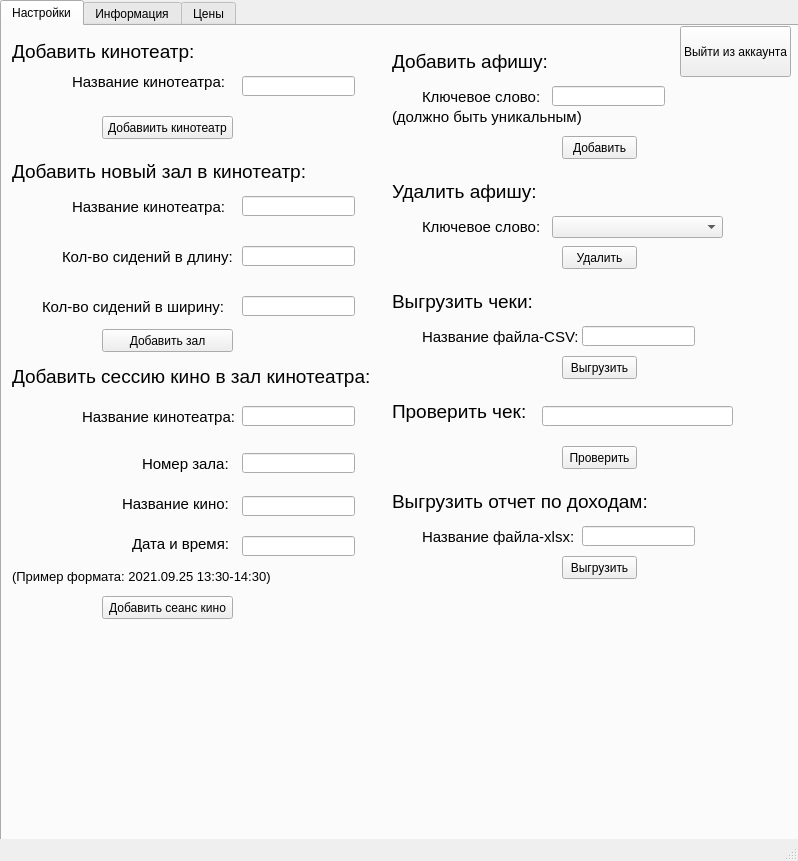
<?xml version="1.0" encoding="UTF-8"?>
<ui version="4.0">
 <class>MainWindow</class>
 <widget class="QMainWindow" name="MainWindow">
  <property name="geometry">
   <rect>
    <x>0</x>
    <y>0</y>
    <width>798</width>
    <height>861</height>
   </rect>
  </property>
  <property name="windowTitle">
   <string>Сеть Кинотеатров</string>
  </property>
  <widget class="QWidget" name="centralwidget">
   <widget class="QTabWidget" name="tabWidget">
    <property name="geometry">
     <rect>
      <x>0</x>
      <y>0</y>
      <width>801</width>
      <height>851</height>
     </rect>
    </property>
    <property name="currentIndex">
     <number>0</number>
    </property>
    <widget class="QWidget" name="tab">
     <attribute name="title">
      <string>Настройки</string>
     </attribute>
     <widget class="QLabel" name="label">
      <property name="geometry">
       <rect>
        <x>10</x>
        <y>0</y>
        <width>221</width>
        <height>51</height>
       </rect>
      </property>
      <property name="font">
       <font>
        <pointsize>14</pointsize>
       </font>
      </property>
      <property name="text">
       <string>Добавить кинотеатр:</string>
      </property>
     </widget>
     <widget class="QLabel" name="label_2">
      <property name="geometry">
       <rect>
        <x>70</x>
        <y>40</y>
        <width>161</width>
        <height>31</height>
       </rect>
      </property>
      <property name="font">
       <font>
        <pointsize>11</pointsize>
       </font>
      </property>
      <property name="text">
       <string>Название кинотеатра:</string>
      </property>
     </widget>
     <widget class="QLineEdit" name="title_new_cinema">
      <property name="geometry">
       <rect>
        <x>240</x>
        <y>50</y>
        <width>113</width>
        <height>20</height>
       </rect>
      </property>
     </widget>
     <widget class="QLabel" name="label_3">
      <property name="geometry">
       <rect>
        <x>10</x>
        <y>130</y>
        <width>321</width>
        <height>31</height>
       </rect>
      </property>
      <property name="font">
       <font>
        <pointsize>14</pointsize>
       </font>
      </property>
      <property name="text">
       <string>Добавить новый зал в кинотеатр:</string>
      </property>
     </widget>
     <widget class="QLabel" name="label_4">
      <property name="geometry">
       <rect>
        <x>70</x>
        <y>170</y>
        <width>171</width>
        <height>21</height>
       </rect>
      </property>
      <property name="font">
       <font>
        <pointsize>11</pointsize>
       </font>
      </property>
      <property name="text">
       <string>Название кинотеатра:</string>
      </property>
     </widget>
     <widget class="QLineEdit" name="name_cinema_hall">
      <property name="geometry">
       <rect>
        <x>240</x>
        <y>170</y>
        <width>113</width>
        <height>20</height>
       </rect>
      </property>
     </widget>
     <widget class="QLabel" name="label_5">
      <property name="geometry">
       <rect>
        <x>60</x>
        <y>220</y>
        <width>181</width>
        <height>21</height>
       </rect>
      </property>
      <property name="font">
       <font>
        <pointsize>11</pointsize>
       </font>
      </property>
      <property name="text">
       <string>Кол-во сидений в длину:</string>
      </property>
     </widget>
     <widget class="QLineEdit" name="length_hall">
      <property name="geometry">
       <rect>
        <x>240</x>
        <y>220</y>
        <width>113</width>
        <height>20</height>
       </rect>
      </property>
     </widget>
     <widget class="QLabel" name="label_6">
      <property name="geometry">
       <rect>
        <x>40</x>
        <y>270</y>
        <width>191</width>
        <height>21</height>
       </rect>
      </property>
      <property name="font">
       <font>
        <pointsize>11</pointsize>
       </font>
      </property>
      <property name="text">
       <string>Кол-во сидений в ширину:</string>
      </property>
     </widget>
     <widget class="QLineEdit" name="width_hall">
      <property name="geometry">
       <rect>
        <x>240</x>
        <y>270</y>
        <width>113</width>
        <height>20</height>
       </rect>
      </property>
     </widget>
     <widget class="QLabel" name="label_7">
      <property name="geometry">
       <rect>
        <x>10</x>
        <y>330</y>
        <width>381</width>
        <height>41</height>
       </rect>
      </property>
      <property name="font">
       <font>
        <pointsize>14</pointsize>
       </font>
      </property>
      <property name="text">
       <string>Добавить сессию кино в зал кинотеатра:</string>
      </property>
     </widget>
     <widget class="QLabel" name="label_8">
      <property name="geometry">
       <rect>
        <x>80</x>
        <y>380</y>
        <width>161</width>
        <height>21</height>
       </rect>
      </property>
      <property name="font">
       <font>
        <pointsize>11</pointsize>
       </font>
      </property>
      <property name="text">
       <string>Название кинотеатра:</string>
      </property>
     </widget>
     <widget class="QLabel" name="label_9">
      <property name="geometry">
       <rect>
        <x>140</x>
        <y>430</y>
        <width>101</width>
        <height>16</height>
       </rect>
      </property>
      <property name="font">
       <font>
        <pointsize>11</pointsize>
       </font>
      </property>
      <property name="text">
       <string>Номер зала:</string>
      </property>
     </widget>
     <widget class="QLabel" name="label_10">
      <property name="geometry">
       <rect>
        <x>120</x>
        <y>470</y>
        <width>121</width>
        <height>16</height>
       </rect>
      </property>
      <property name="font">
       <font>
        <pointsize>11</pointsize>
       </font>
      </property>
      <property name="text">
       <string>Название кино:</string>
      </property>
     </widget>
     <widget class="QLabel" name="label_11">
      <property name="geometry">
       <rect>
        <x>130</x>
        <y>510</y>
        <width>111</width>
        <height>16</height>
       </rect>
      </property>
      <property name="font">
       <font>
        <pointsize>11</pointsize>
       </font>
      </property>
      <property name="text">
       <string>Дата и время:</string>
      </property>
     </widget>
     <widget class="QLineEdit" name="time_session">
      <property name="geometry">
       <rect>
        <x>240</x>
        <y>510</y>
        <width>113</width>
        <height>20</height>
       </rect>
      </property>
     </widget>
     <widget class="QLineEdit" name="title_session">
      <property name="geometry">
       <rect>
        <x>240</x>
        <y>470</y>
        <width>113</width>
        <height>20</height>
       </rect>
      </property>
     </widget>
     <widget class="QLineEdit" name="number_hall_session">
      <property name="geometry">
       <rect>
        <x>240</x>
        <y>427</y>
        <width>113</width>
        <height>20</height>
       </rect>
      </property>
     </widget>
     <widget class="QLineEdit" name="title_cinema_session">
      <property name="geometry">
       <rect>
        <x>240</x>
        <y>380</y>
        <width>113</width>
        <height>20</height>
       </rect>
      </property>
     </widget>
     <widget class="QPushButton" name="add_hall">
      <property name="geometry">
       <rect>
        <x>100</x>
        <y>303</y>
        <width>131</width>
        <height>23</height>
       </rect>
      </property>
      <property name="text">
       <string>Добавить зал</string>
      </property>
     </widget>
     <widget class="QPushButton" name="add_cinema">
      <property name="geometry">
       <rect>
        <x>100</x>
        <y>90</y>
        <width>131</width>
        <height>23</height>
       </rect>
      </property>
      <property name="text">
       <string>Добавиить кинотеатр</string>
      </property>
     </widget>
     <widget class="QPushButton" name="add_session">
      <property name="geometry">
       <rect>
        <x>100</x>
        <y>570</y>
        <width>131</width>
        <height>23</height>
       </rect>
      </property>
      <property name="text">
       <string>Добавить сеанс кино</string>
      </property>
     </widget>
     <widget class="QLabel" name="label_12">
      <property name="geometry">
       <rect>
        <x>10</x>
        <y>540</y>
        <width>261</width>
        <height>21</height>
       </rect>
      </property>
      <property name="font">
       <font>
        <pointsize>10</pointsize>
       </font>
      </property>
      <property name="text">
       <string>(Пример формата: 2021.09.25 13:30-14:30)</string>
      </property>
     </widget>
     <widget class="QLabel" name="label_14">
      <property name="geometry">
       <rect>
        <x>390</x>
        <y>20</y>
        <width>161</width>
        <height>31</height>
       </rect>
      </property>
      <property name="font">
       <font>
        <pointsize>14</pointsize>
       </font>
      </property>
      <property name="text">
       <string>Добавить афишу:</string>
      </property>
     </widget>
     <widget class="QPushButton" name="add_playbill">
      <property name="geometry">
       <rect>
        <x>560</x>
        <y>110</y>
        <width>75</width>
        <height>23</height>
       </rect>
      </property>
      <property name="text">
       <string>Добавить</string>
      </property>
     </widget>
     <widget class="QLabel" name="label_15">
      <property name="geometry">
       <rect>
        <x>420</x>
        <y>60</y>
        <width>141</width>
        <height>21</height>
       </rect>
      </property>
      <property name="font">
       <font>
        <pointsize>11</pointsize>
       </font>
      </property>
      <property name="text">
       <string>Ключевое слово:</string>
      </property>
     </widget>
     <widget class="QLabel" name="label_16">
      <property name="geometry">
       <rect>
        <x>390</x>
        <y>80</y>
        <width>211</width>
        <height>21</height>
       </rect>
      </property>
      <property name="font">
       <font>
        <pointsize>11</pointsize>
       </font>
      </property>
      <property name="text">
       <string>(должно быть уникальным)</string>
      </property>
     </widget>
     <widget class="QLineEdit" name="key_word">
      <property name="geometry">
       <rect>
        <x>550</x>
        <y>60</y>
        <width>113</width>
        <height>20</height>
       </rect>
      </property>
     </widget>
     <widget class="QLabel" name="label_17">
      <property name="geometry">
       <rect>
        <x>420</x>
        <y>190</y>
        <width>141</width>
        <height>21</height>
       </rect>
      </property>
      <property name="font">
       <font>
        <pointsize>11</pointsize>
       </font>
      </property>
      <property name="text">
       <string>Ключевое слово:</string>
      </property>
     </widget>
     <widget class="QPushButton" name="del_playbill">
      <property name="geometry">
       <rect>
        <x>560</x>
        <y>220</y>
        <width>75</width>
        <height>23</height>
       </rect>
      </property>
      <property name="text">
       <string>Удалить</string>
      </property>
     </widget>
     <widget class="QLabel" name="label_19">
      <property name="geometry">
       <rect>
        <x>390</x>
        <y>150</y>
        <width>161</width>
        <height>31</height>
       </rect>
      </property>
      <property name="font">
       <font>
        <pointsize>14</pointsize>
       </font>
      </property>
      <property name="text">
       <string>Удалить афишу:</string>
      </property>
     </widget>
     <widget class="QLabel" name="label_20">
      <property name="geometry">
       <rect>
        <x>390</x>
        <y>260</y>
        <width>161</width>
        <height>31</height>
       </rect>
      </property>
      <property name="font">
       <font>
        <pointsize>14</pointsize>
       </font>
      </property>
      <property name="text">
       <string>Выгрузить чеки:</string>
      </property>
     </widget>
     <widget class="QPushButton" name="upload_btn">
      <property name="geometry">
       <rect>
        <x>560</x>
        <y>330</y>
        <width>75</width>
        <height>23</height>
       </rect>
      </property>
      <property name="text">
       <string>Выгрузить</string>
      </property>
     </widget>
     <widget class="QLabel" name="label_18">
      <property name="geometry">
       <rect>
        <x>420</x>
        <y>300</y>
        <width>171</width>
        <height>21</height>
       </rect>
      </property>
      <property name="font">
       <font>
        <pointsize>11</pointsize>
       </font>
      </property>
      <property name="text">
       <string>Название файла-CSV:</string>
      </property>
     </widget>
     <widget class="QLineEdit" name="csv_title">
      <property name="geometry">
       <rect>
        <x>580</x>
        <y>300</y>
        <width>113</width>
        <height>20</height>
       </rect>
      </property>
     </widget>
     <widget class="QLabel" name="label_21">
      <property name="geometry">
       <rect>
        <x>390</x>
        <y>370</y>
        <width>161</width>
        <height>31</height>
       </rect>
      </property>
      <property name="font">
       <font>
        <pointsize>14</pointsize>
       </font>
      </property>
      <property name="text">
       <string>Проверить чек:</string>
      </property>
     </widget>
     <widget class="QLineEdit" name="check">
      <property name="geometry">
       <rect>
        <x>540</x>
        <y>380</y>
        <width>191</width>
        <height>20</height>
       </rect>
      </property>
     </widget>
     <widget class="QPushButton" name="check_btn">
      <property name="geometry">
       <rect>
        <x>560</x>
        <y>420</y>
        <width>75</width>
        <height>23</height>
       </rect>
      </property>
      <property name="text">
       <string>Проверить</string>
      </property>
     </widget>
     <widget class="QLineEdit" name="report">
      <property name="geometry">
       <rect>
        <x>580</x>
        <y>500</y>
        <width>113</width>
        <height>20</height>
       </rect>
      </property>
     </widget>
     <widget class="QLabel" name="label_30">
      <property name="geometry">
       <rect>
        <x>420</x>
        <y>500</y>
        <width>171</width>
        <height>21</height>
       </rect>
      </property>
      <property name="font">
       <font>
        <pointsize>11</pointsize>
       </font>
      </property>
      <property name="text">
       <string>Название файла-xlsx:</string>
      </property>
     </widget>
     <widget class="QLabel" name="label_31">
      <property name="geometry">
       <rect>
        <x>390</x>
        <y>460</y>
        <width>271</width>
        <height>31</height>
       </rect>
      </property>
      <property name="font">
       <font>
        <pointsize>14</pointsize>
       </font>
      </property>
      <property name="text">
       <string>Выгрузить отчет по доходам:</string>
      </property>
     </widget>
     <widget class="QPushButton" name="report_btn">
      <property name="geometry">
       <rect>
        <x>560</x>
        <y>530</y>
        <width>75</width>
        <height>23</height>
       </rect>
      </property>
      <property name="text">
       <string>Выгрузить</string>
      </property>
     </widget>
     <widget class="QComboBox" name="key_word_del">
      <property name="geometry">
       <rect>
        <x>550</x>
        <y>190</y>
        <width>171</width>
        <height>22</height>
       </rect>
      </property>
     </widget>
    </widget>
    <widget class="QWidget" name="tab_3">
     <attribute name="title">
      <string>Информация</string>
     </attribute>
     <widget class="QTableWidget" name="table_cinema">
      <property name="geometry">
       <rect>
        <x>0</x>
        <y>30</y>
        <width>671</width>
        <height>201</height>
       </rect>
      </property>
     </widget>
     <widget class="QTableWidget" name="table_hall">
      <property name="geometry">
       <rect>
        <x>0</x>
        <y>263</y>
        <width>671</width>
        <height>251</height>
       </rect>
      </property>
     </widget>
     <widget class="QTableWidget" name="table_session">
      <property name="geometry">
       <rect>
        <x>0</x>
        <y>550</y>
        <width>671</width>
        <height>261</height>
       </rect>
      </property>
     </widget>
     <widget class="QLabel" name="label_27">
      <property name="geometry">
       <rect>
        <x>220</x>
        <y>0</y>
        <width>221</width>
        <height>21</height>
       </rect>
      </property>
      <property name="font">
       <font>
        <pointsize>14</pointsize>
       </font>
      </property>
      <property name="autoFillBackground">
       <bool>false</bool>
      </property>
      <property name="text">
       <string>Текущие кинотеатры</string>
      </property>
     </widget>
     <widget class="QLabel" name="label_32">
      <property name="geometry">
       <rect>
        <x>220</x>
        <y>236</y>
        <width>221</width>
        <height>21</height>
       </rect>
      </property>
      <property name="font">
       <font>
        <pointsize>14</pointsize>
       </font>
      </property>
      <property name="text">
       <string>Текущие залы</string>
      </property>
     </widget>
     <widget class="QLabel" name="label_33">
      <property name="geometry">
       <rect>
        <x>219</x>
        <y>523</y>
        <width>221</width>
        <height>21</height>
       </rect>
      </property>
      <property name="font">
       <font>
        <pointsize>14</pointsize>
       </font>
      </property>
      <property name="text">
       <string>Текущие сеансы</string>
      </property>
     </widget>
    </widget>
    <widget class="QWidget" name="tab_2">
     <attribute name="title">
      <string>Цены</string>
     </attribute>
     <widget class="QLabel" name="label_22">
      <property name="geometry">
       <rect>
        <x>10</x>
        <y>170</y>
        <width>421</width>
        <height>41</height>
       </rect>
      </property>
      <property name="font">
       <font>
        <pointsize>14</pointsize>
       </font>
      </property>
      <property name="text">
       <string>Изменить множитель на Попкорн(сладкий):</string>
      </property>
     </widget>
     <widget class="QPushButton" name="popcorn_sweet_btn">
      <property name="geometry">
       <rect>
        <x>170</x>
        <y>220</y>
        <width>75</width>
        <height>23</height>
       </rect>
      </property>
      <property name="text">
       <string>Изменить</string>
      </property>
     </widget>
     <widget class="QLineEdit" name="popcorn_sweet">
      <property name="geometry">
       <rect>
        <x>420</x>
        <y>180</y>
        <width>113</width>
        <height>20</height>
       </rect>
      </property>
      <property name="text">
       <string/>
      </property>
     </widget>
     <widget class="QLineEdit" name="ticket">
      <property name="geometry">
       <rect>
        <x>270</x>
        <y>80</y>
        <width>113</width>
        <height>20</height>
       </rect>
      </property>
     </widget>
     <widget class="QPushButton" name="ticket_btn">
      <property name="geometry">
       <rect>
        <x>170</x>
        <y>120</y>
        <width>75</width>
        <height>23</height>
       </rect>
      </property>
      <property name="text">
       <string>Изменить</string>
      </property>
     </widget>
     <widget class="QLabel" name="label_23">
      <property name="geometry">
       <rect>
        <x>10</x>
        <y>70</y>
        <width>251</width>
        <height>41</height>
       </rect>
      </property>
      <property name="font">
       <font>
        <pointsize>14</pointsize>
       </font>
      </property>
      <property name="text">
       <string>Изменить цену за 1 билет:</string>
      </property>
     </widget>
     <widget class="QPushButton" name="popcorn_salt_btn">
      <property name="geometry">
       <rect>
        <x>170</x>
        <y>310</y>
        <width>75</width>
        <height>23</height>
       </rect>
      </property>
      <property name="text">
       <string>Изменить</string>
      </property>
     </widget>
     <widget class="QLabel" name="label_24">
      <property name="geometry">
       <rect>
        <x>10</x>
        <y>260</y>
        <width>421</width>
        <height>41</height>
       </rect>
      </property>
      <property name="font">
       <font>
        <pointsize>14</pointsize>
       </font>
      </property>
      <property name="text">
       <string>Изменить множитель на Попкорн(соленый):</string>
      </property>
     </widget>
     <widget class="QLineEdit" name="popcorn_salt">
      <property name="geometry">
       <rect>
        <x>420</x>
        <y>270</y>
        <width>113</width>
        <height>20</height>
       </rect>
      </property>
      <property name="text">
       <string/>
      </property>
     </widget>
     <widget class="QPushButton" name="nachos_btn">
      <property name="geometry">
       <rect>
        <x>170</x>
        <y>400</y>
        <width>75</width>
        <height>23</height>
       </rect>
      </property>
      <property name="text">
       <string>Изменить</string>
      </property>
     </widget>
     <widget class="QLabel" name="label_25">
      <property name="geometry">
       <rect>
        <x>10</x>
        <y>350</y>
        <width>421</width>
        <height>41</height>
       </rect>
      </property>
      <property name="font">
       <font>
        <pointsize>14</pointsize>
       </font>
      </property>
      <property name="text">
       <string>Изменить множитель на Начос(150гр):</string>
      </property>
     </widget>
     <widget class="QLineEdit" name="nachos">
      <property name="geometry">
       <rect>
        <x>420</x>
        <y>360</y>
        <width>113</width>
        <height>20</height>
       </rect>
      </property>
      <property name="text">
       <string/>
      </property>
     </widget>
     <widget class="QPushButton" name="cola_btn">
      <property name="geometry">
       <rect>
        <x>170</x>
        <y>490</y>
        <width>75</width>
        <height>23</height>
       </rect>
      </property>
      <property name="text">
       <string>Изменить</string>
      </property>
     </widget>
     <widget class="QLabel" name="label_26">
      <property name="geometry">
       <rect>
        <x>10</x>
        <y>440</y>
        <width>421</width>
        <height>41</height>
       </rect>
      </property>
      <property name="font">
       <font>
        <pointsize>14</pointsize>
       </font>
      </property>
      <property name="text">
       <string>Изменить множитель на Газировку Coca-Cola:</string>
      </property>
     </widget>
     <widget class="QLineEdit" name="cola">
      <property name="geometry">
       <rect>
        <x>420</x>
        <y>450</y>
        <width>113</width>
        <height>20</height>
       </rect>
      </property>
      <property name="text">
       <string/>
      </property>
     </widget>
     <widget class="QPushButton" name="sprite_btn">
      <property name="geometry">
       <rect>
        <x>170</x>
        <y>580</y>
        <width>75</width>
        <height>23</height>
       </rect>
      </property>
      <property name="text">
       <string>Изменить</string>
      </property>
     </widget>
     <widget class="QLineEdit" name="sprite">
      <property name="geometry">
       <rect>
        <x>420</x>
        <y>540</y>
        <width>113</width>
        <height>20</height>
       </rect>
      </property>
      <property name="text">
       <string/>
      </property>
     </widget>
     <widget class="QLabel" name="label_28">
      <property name="geometry">
       <rect>
        <x>10</x>
        <y>530</y>
        <width>421</width>
        <height>41</height>
       </rect>
      </property>
      <property name="font">
       <font>
        <pointsize>14</pointsize>
       </font>
      </property>
      <property name="text">
       <string>Изменить множитель на Газировку Sprite:</string>
      </property>
     </widget>
     <widget class="QPushButton" name="snickers_btn">
      <property name="geometry">
       <rect>
        <x>170</x>
        <y>670</y>
        <width>75</width>
        <height>23</height>
       </rect>
      </property>
      <property name="text">
       <string>Изменить</string>
      </property>
     </widget>
     <widget class="QLineEdit" name="snickers">
      <property name="geometry">
       <rect>
        <x>420</x>
        <y>630</y>
        <width>113</width>
        <height>20</height>
       </rect>
      </property>
      <property name="text">
       <string/>
      </property>
     </widget>
     <widget class="QLabel" name="label_29">
      <property name="geometry">
       <rect>
        <x>10</x>
        <y>620</y>
        <width>421</width>
        <height>41</height>
       </rect>
      </property>
      <property name="font">
       <font>
        <pointsize>14</pointsize>
       </font>
      </property>
      <property name="text">
       <string>Изменить множитель на Батончик Snickers:</string>
      </property>
     </widget>
     <widget class="QLabel" name="label_13">
      <property name="geometry">
       <rect>
        <x>270</x>
        <y>20</y>
        <width>201</width>
        <height>41</height>
       </rect>
      </property>
      <property name="font">
       <font>
        <pointsize>20</pointsize>
       </font>
      </property>
      <property name="text">
       <string>Изменение цен</string>
      </property>
     </widget>
    </widget>
   </widget>
   <widget class="QPushButton" name="exit_btn">
    <property name="geometry">
     <rect>
      <x>680</x>
      <y>26</y>
      <width>111</width>
      <height>51</height>
     </rect>
    </property>
    <property name="text">
     <string>Выйти из аккаунта</string>
    </property>
   </widget>
  </widget>
  <widget class="QStatusBar" name="statusbar"/>
 </widget>
 <resources/>
 <connections/>
</ui>
